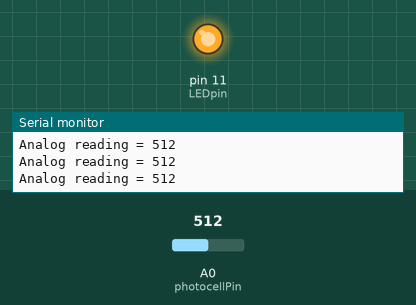
A sketch run on a simulated Arduino Uno, built with avr-gcc and run on an emulated ATmega328P. Parts: output pins drawn as LEDs (lit = HIGH), the last lines printed to the serial monitor. The inputs (shaded band) are chosen by the test bench; at power-on: A0 (photocellPin) = 512.

Above: at 1.2 s.
1.3 s: A0 (photocellPin) set to 591
2.8 s: A0 (photocellPin) set to 608
At 3.9 s:
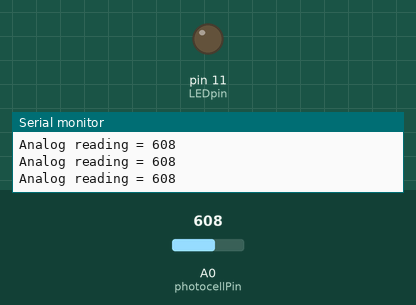
4.3 s: A0 (photocellPin) set to 590
At 5.3 s:
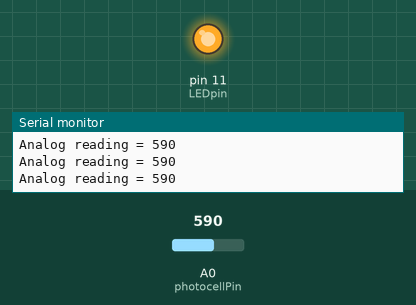
5.8 s: A0 (photocellPin) set to 610
At 6.7 s:
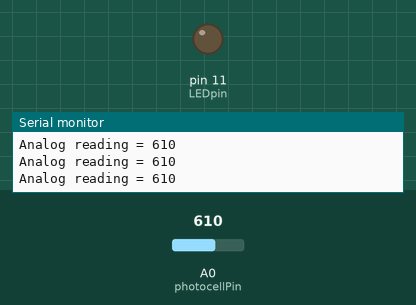
Timing chart, 0 to 8.3 s (numbered marks = the images above; inputs shaded):
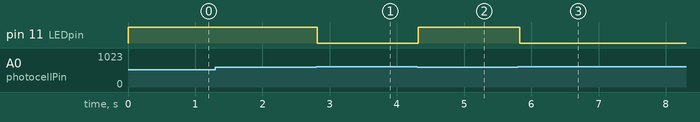

Measured:
- the behaviour switches between 599 and 600 on A0 (photocellPin) (found by bisection; images 0 and 1)
- after the input at 2.8 s, pin 11 (LEDpin): HIGH → LOW at once
- after the input at 4.3 s, pin 11 (LEDpin): LOW → HIGH at once
- after the input at 5.8 s, pin 11 (LEDpin): HIGH → LOW at once

The sketch:

LDR_led_digital.ino
```cpp
/* Photocell simple testing sketch.

Connect one end of the photocell to 5V, the other end to Analog 0.
Then connect one end of a 10K resistor from Analog 0 to ground
Connect LED from pin 11 through a resistor to ground
For more information see*/

int photocellPin = 0;     // the cell and 100K pulldown are connected to a0
int photocellReading;     // the analog reading from the sensor divider
int LEDpin = 11;          // connect Red LED to pin 11 (PWM pin)
int LEDbrightness;        //
void setup(void) {
  // We'll send debugging information via the Serial monitor
  pinMode(LEDpin,OUTPUT);
  Serial.begin(9600);
}

void loop(void) {
  photocellReading = analogRead(photocellPin);

  Serial.print("Analog reading = ");
  Serial.println(photocellReading);     // the raw analog reading

  // LED gets brighter the darker it is at the sensor
  // that means we have to -invert- the reading from 0-1023 back to 1023-0
  //photocellReading = 1023 - photocellReading;

  if (photocellReading >=600)
       digitalWrite(LEDpin, LOW);
  else
     digitalWrite(LEDpin, HIGH);

   delay(100);
}
```
